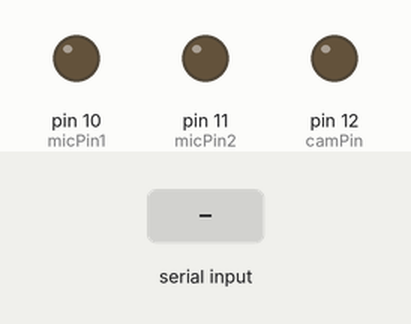
A sketch run on a simulated Arduino Uno, built with avr-gcc and run on an emulated ATmega328P. Parts: output pins drawn as LEDs (lit = HIGH). The inputs (shaded band) are chosen by the test bench.

Above: at 1.2 s.
1.3 s: "90,45\n" received over Serial
At 3.5 s:
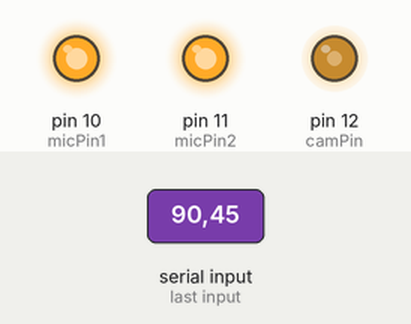
3.8 s: "30,150\n" received over Serial
At 4.6 s:
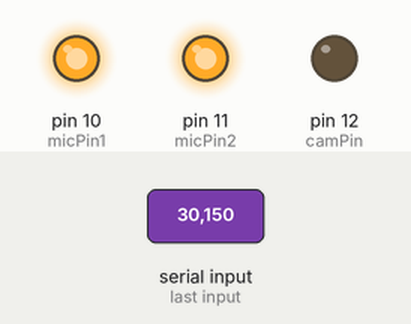
Timing chart, 0 to 6.8 s (numbered marks = the images above; inputs shaded):
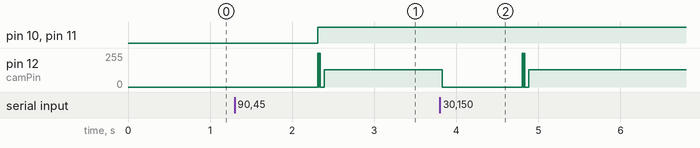

The sketch:

cam_mic_acq.ino
```cpp
int pinState = 0;
String MyString = "0";
int camPin = 12;
int micPin1 = 10;
int micPin2 = 11;
int MyDelay = 9933;

void setup() {
  // put your setup code here, to run once:
  pinMode(camPin, OUTPUT);
  pinMode(micPin1, OUTPUT);
  pinMode(micPin2, OUTPUT);
  Serial.begin(9600);
}

void loop() {
  // put your main code here, to run repeatedly:
  if (Serial.available() > 0)
  {
    MyString = Serial.readString();
    pinState = MyString.toInt();
  }
  digitalWrite(micPin1,pinState);
  digitalWrite(micPin2,pinState);
  digitalWrite(camPin,pinState);
  delayMicroseconds(MyDelay);
  digitalWrite(camPin,LOW);
  delayMicroseconds(MyDelay);

}
```

Measured:
- after the input at 1.3 s, pin 10 (micPin1), pin 11 (micPin2): LOW → HIGH after 1.0 s; pin 12 (camPin): 0/255 → 128/255 after 1.0 s
- after the input at 3.8 s, pin 12 (camPin): 128/255 → 0/255 at once, → 128/255 0.97 s later
